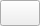
<?xml version="1.0" encoding="UTF-8"?>
<ui version="4.0">
 <class>CalendarDay</class>
 <widget class="QPushButton" name="dayButton">
  <property name="minimumSize">
   <size><width>30</width><height>26</height></size>
  </property>
 </widget>
 <resources/>
 <connections/>
</ui>
